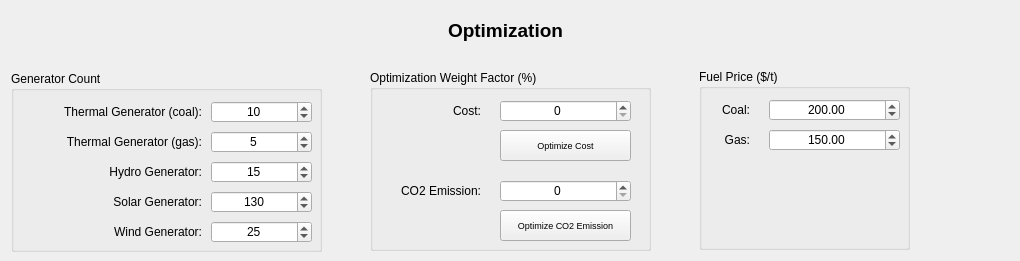
      <widget class="QWidget" name="optimize_tab">
       <attribute name="title">
        <string>Optimization</string>
       </attribute>
       <widget class="QGroupBox" name="groupBox_8">
        <property name="geometry">
         <rect>
          <x>11</x>
          <y>71</y>
          <width>311</width>
          <height>181</height>
         </rect>
        </property>
        <property name="title">
         <string>Generator Count</string>
        </property>
        <widget class="QLabel" name="label_11">
         <property name="geometry">
          <rect>
           <x>10</x>
           <y>30</y>
           <width>181</width>
           <height>21</height>
          </rect>
         </property>
         <property name="font">
          <font>
           <pointsize>9</pointsize>
          </font>
         </property>
         <property name="text">
          <string>Thermal Generator (coal):</string>
         </property>
         <property name="alignment">
          <set>Qt::AlignRight|Qt::AlignTrailing|Qt::AlignVCenter</set>
         </property>
        </widget>
        <widget class="QLabel" name="label_12">
         <property name="geometry">
          <rect>
           <x>10</x>
           <y>60</y>
           <width>181</width>
           <height>21</height>
          </rect>
         </property>
         <property name="font">
          <font>
           <pointsize>9</pointsize>
          </font>
         </property>
         <property name="text">
          <string>Thermal Generator (gas):</string>
         </property>
         <property name="alignment">
          <set>Qt::AlignRight|Qt::AlignTrailing|Qt::AlignVCenter</set>
         </property>
        </widget>
        <widget class="QLabel" name="coal_generator_cnt_box_2">
         <property name="geometry">
          <rect>
           <x>10</x>
           <y>90</y>
           <width>181</width>
           <height>21</height>
          </rect>
         </property>
         <property name="font">
          <font>
           <pointsize>9</pointsize>
          </font>
         </property>
         <property name="text">
          <string>Hydro Generator:</string>
         </property>
         <property name="alignment">
          <set>Qt::AlignRight|Qt::AlignTrailing|Qt::AlignVCenter</set>
         </property>
        </widget>
        <widget class="QLabel" name="label_14">
         <property name="geometry">
          <rect>
           <x>10</x>
           <y>120</y>
           <width>181</width>
           <height>21</height>
          </rect>
         </property>
         <property name="font">
          <font>
           <pointsize>9</pointsize>
          </font>
         </property>
         <property name="text">
          <string>Solar Generator:</string>
         </property>
         <property name="alignment">
          <set>Qt::AlignRight|Qt::AlignTrailing|Qt::AlignVCenter</set>
         </property>
        </widget>
        <widget class="QLabel" name="label_15">
         <property name="geometry">
          <rect>
           <x>10</x>
           <y>150</y>
           <width>181</width>
           <height>21</height>
          </rect>
         </property>
         <property name="font">
          <font>
           <pointsize>9</pointsize>
          </font>
         </property>
         <property name="text">
          <string>Wind Generator:</string>
         </property>
         <property name="alignment">
          <set>Qt::AlignRight|Qt::AlignTrailing|Qt::AlignVCenter</set>
         </property>
        </widget>
        <widget class="QSpinBox" name="coal_generator_cnt_box">
         <property name="geometry">
          <rect>
           <x>200</x>
           <y>30</y>
           <width>101</width>
           <height>22</height>
          </rect>
         </property>
         <property name="alignment">
          <set>Qt::AlignCenter</set>
         </property>
         <property name="value">
          <number>10</number>
         </property>
        </widget>
        <widget class="QSpinBox" name="gas_generator_cnt_box">
         <property name="geometry">
          <rect>
           <x>200</x>
           <y>60</y>
           <width>101</width>
           <height>22</height>
          </rect>
         </property>
         <property name="alignment">
          <set>Qt::AlignCenter</set>
         </property>
         <property name="value">
          <number>5</number>
         </property>
        </widget>
        <widget class="QSpinBox" name="hydro_generator_cnt_box">
         <property name="geometry">
          <rect>
           <x>200</x>
           <y>90</y>
           <width>101</width>
           <height>22</height>
          </rect>
         </property>
         <property name="alignment">
          <set>Qt::AlignCenter</set>
         </property>
         <property name="maximum">
          <number>200</number>
         </property>
         <property name="value">
          <number>15</number>
         </property>
        </widget>
        <widget class="QSpinBox" name="solar_generator_cnt_box">
         <property name="geometry">
          <rect>
           <x>200</x>
           <y>120</y>
           <width>101</width>
           <height>22</height>
          </rect>
         </property>
         <property name="alignment">
          <set>Qt::AlignCenter</set>
         </property>
         <property name="maximum">
          <number>200</number>
         </property>
         <property name="value">
          <number>130</number>
         </property>
        </widget>
        <widget class="QSpinBox" name="wind_generator_cnt_box">
         <property name="geometry">
          <rect>
           <x>200</x>
           <y>150</y>
           <width>101</width>
           <height>22</height>
          </rect>
         </property>
         <property name="alignment">
          <set>Qt::AlignCenter</set>
         </property>
         <property name="maximum">
          <number>200</number>
         </property>
         <property name="value">
          <number>25</number>
         </property>
        </widget>
       </widget>
       <widget class="QGroupBox" name="groupBox_9">
        <property name="geometry">
         <rect>
          <x>370</x>
          <y>70</y>
          <width>281</width>
          <height>181</height>
         </rect>
        </property>
        <property name="title">
         <string>Optimization Weight Factor (%)</string>
        </property>
        <widget class="QLabel" name="label_16">
         <property name="geometry">
          <rect>
           <x>10</x>
           <y>30</y>
           <width>101</width>
           <height>21</height>
          </rect>
         </property>
         <property name="font">
          <font>
           <pointsize>9</pointsize>
          </font>
         </property>
         <property name="text">
          <string>Cost:</string>
         </property>
         <property name="alignment">
          <set>Qt::AlignRight|Qt::AlignTrailing|Qt::AlignVCenter</set>
         </property>
        </widget>
        <widget class="QLabel" name="label_17">
         <property name="geometry">
          <rect>
           <x>10</x>
           <y>110</y>
           <width>101</width>
           <height>21</height>
          </rect>
         </property>
         <property name="font">
          <font>
           <pointsize>9</pointsize>
          </font>
         </property>
         <property name="text">
          <string>CO2 Emission:</string>
         </property>
         <property name="alignment">
          <set>Qt::AlignRight|Qt::AlignTrailing|Qt::AlignVCenter</set>
         </property>
        </widget>
        <widget class="QPushButton" name="optimize_by_cost_btn">
         <property name="geometry">
          <rect>
           <x>130</x>
           <y>60</y>
           <width>131</width>
           <height>31</height>
          </rect>
         </property>
         <property name="font">
          <font>
           <pointsize>7</pointsize>
          </font>
         </property>
         <property name="text">
          <string>Optimize Cost</string>
         </property>
        </widget>
        <widget class="QPushButton" name="co2_optimization_percent_box">
         <property name="geometry">
          <rect>
           <x>130</x>
           <y>140</y>
           <width>131</width>
           <height>31</height>
          </rect>
         </property>
         <property name="font">
          <font>
           <pointsize>7</pointsize>
          </font>
         </property>
         <property name="text">
          <string>Optimize CO2 Emission</string>
         </property>
        </widget>
        <widget class="QSpinBox" name="cost_optimization_percent_box">
         <property name="geometry">
          <rect>
           <x>130</x>
           <y>30</y>
           <width>131</width>
           <height>22</height>
          </rect>
         </property>
         <property name="alignment">
          <set>Qt::AlignCenter</set>
         </property>
         <property name="maximum">
          <number>100</number>
         </property>
         <property name="singleStep">
          <number>10</number>
         </property>
        </widget>
        <widget class="QSpinBox" name="co2_emission_optimization_percent_box">
         <property name="geometry">
          <rect>
           <x>130</x>
           <y>110</y>
           <width>131</width>
           <height>22</height>
          </rect>
         </property>
         <property name="alignment">
          <set>Qt::AlignCenter</set>
         </property>
         <property name="maximum">
          <number>100</number>
         </property>
         <property name="singleStep">
          <number>10</number>
         </property>
        </widget>
       </widget>
       <widget class="QLabel" name="label_20">
        <property name="geometry">
         <rect>
          <x>0</x>
          <y>10</y>
          <width>1011</width>
          <height>41</height>
         </rect>
        </property>
        <property name="font">
         <font>
          <pointsize>14</pointsize>
          <weight>75</weight>
          <bold>true</bold>
         </font>
        </property>
        <property name="text">
         <string>Optimization</string>
        </property>
        <property name="alignment">
         <set>Qt::AlignCenter</set>
        </property>
       </widget>
       <widget class="QGroupBox" name="groupBox_10">
        <property name="geometry">
         <rect>
          <x>699</x>
          <y>69</y>
          <width>211</width>
          <height>181</height>
         </rect>
        </property>
        <property name="title">
         <string>Fuel Price ($/t)</string>
        </property>
        <widget class="QLabel" name="label_21">
         <property name="geometry">
          <rect>
           <x>10</x>
           <y>30</y>
           <width>41</width>
           <height>21</height>
          </rect>
         </property>
         <property name="font">
          <font>
           <pointsize>9</pointsize>
          </font>
         </property>
         <property name="text">
          <string>Coal:</string>
         </property>
         <property name="alignment">
          <set>Qt::AlignRight|Qt::AlignTrailing|Qt::AlignVCenter</set>
         </property>
        </widget>
        <widget class="QLabel" name="label_22">
         <property name="geometry">
          <rect>
           <x>10</x>
           <y>60</y>
           <width>41</width>
           <height>21</height>
          </rect>
         </property>
         <property name="font">
          <font>
           <pointsize>9</pointsize>
          </font>
         </property>
         <property name="text">
          <string>Gas:</string>
         </property>
         <property name="alignment">
          <set>Qt::AlignRight|Qt::AlignTrailing|Qt::AlignVCenter</set>
         </property>
        </widget>
        <widget class="QDoubleSpinBox" name="coal_price_box">
         <property name="geometry">
          <rect>
           <x>70</x>
           <y>30</y>
           <width>131</width>
           <height>22</height>
          </rect>
         </property>
         <property name="alignment">
          <set>Qt::AlignCenter</set>
         </property>
         <property name="maximum">
          <double>100000.000000000000000</double>
         </property>
         <property name="value">
          <double>200.000000000000000</double>
         </property>
        </widget>
        <widget class="QDoubleSpinBox" name="gas_price_box">
         <property name="geometry">
          <rect>
           <x>70</x>
           <y>60</y>
           <width>131</width>
           <height>22</height>
          </rect>
         </property>
         <property name="alignment">
          <set>Qt::AlignCenter</set>
         </property>
         <property name="maximum">
          <double>100000.000000000000000</double>
         </property>
         <property name="value">
          <double>150.000000000000000</double>
         </property>
        </widget>
       </widget>
      </widget>
